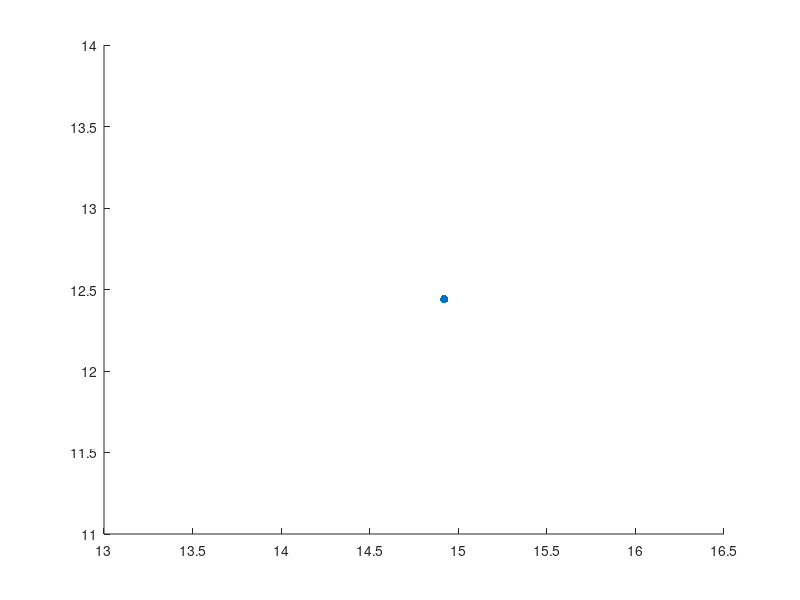

Reproduce this figure in MATLAB.
circleCenter = [13; 13]; 
radius = 2; 

for phi = 0:0.4:2*pi 
xCircle = radius*cos(phi) + circleCenter(1); 
yCircle = radius*sin(phi) + circleCenter(2); 
scatter(xCircle,yCircle,'filled','r'); 
end
